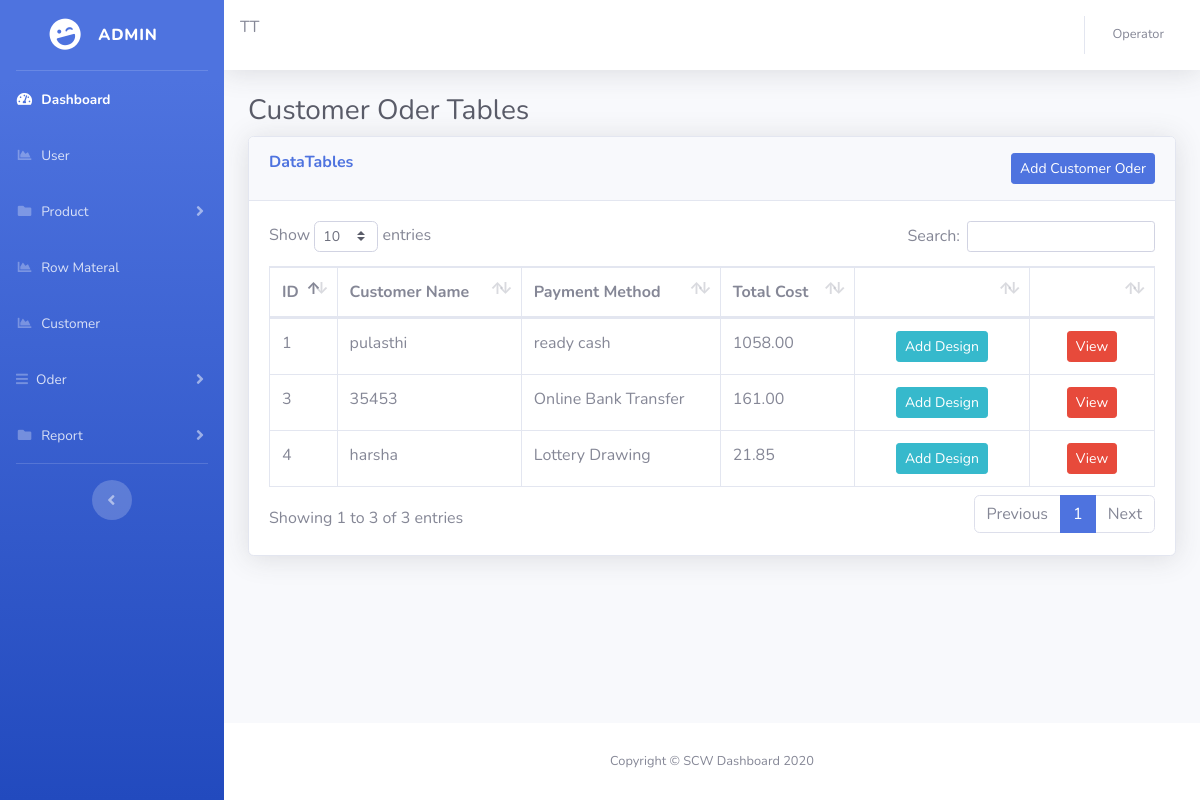
/customer-order/index.php (signed in), run on the app's committed database.
### tables this page shows
CREATE TABLE `customer_order` (
  `id` int(10) NOT NULL,
  `cus_id` int(10) NOT NULL,
  `payment_method` varchar(20) NOT NULL,
  `totalAmt` decimal(19,2) DEFAULT NULL,
  `createDate` date NOT NULL,
  `is_active` tinyint(4) NOT NULL DEFAULT '1'
);

CREATE TABLE `customer` (
  `id` int(10) NOT NULL,
  `nic` varchar(15) NOT NULL,
  `name` varchar(20) NOT NULL,
  `contactNo` int(10) NOT NULL,
  `branchid` int(11) NOT NULL,
  `is_active` tinyint(1) NOT NULL DEFAULT '1'
);

### customer-order/index.php (the view, shortened to what this page needs)
<!DOCTYPE html>
<html lang="en">
<?php
    include('../include/check.php');
    include('../include/head.php');
?>
<link href="../vendor/datatables/dataTables.bootstrap4.min.css" rel="stylesheet">
<body id="page-top">
  <div id="wrapper">
    <ul class="navbar-nav bg-gradient-primary sidebar sidebar-dark accordion" id="accordionSidebar">
      <a class="sidebar-brand d-flex align-items-center justify-content-center" href="index.html">
        <div class="sidebar-brand-icon rotate-n-15">
          <i class="fas fa-laugh-wink"></i>
        </div>
        <div class="sidebar-brand-text mx-3">Admin <sup></sup></div>
      </a>
      <hr class="sidebar-divider my-0">
      <?php include('../include/nav.php');  ?>
      <hr class="sidebar-divider d-none d-md-block">
      <div class="text-center d-none d-md-inline">
        <button class="rounded-circle border-0" id="sidebarToggle"></button>
      </div>
    </ul>
    <div id="content-wrapper" class="d-flex flex-column">
      <div id="content">
        <?php include('../include/nav-1.php');  ?>
        <div class="container-fluid">
          <h1 class="h3 mb-2 text-gray-800">Customer Oder Tables</h1>
          <div class="card shadow mb-4">
            <div class="card-header py-3">
              <h6 class="m-0 font-weight-bold text-primary" style="float: left;">DataTables</h6>
              <button type="button" class="btn btn-primary btn-sm" style="float: right;" class="btn btn-info btn-lg" data-toggle="modal" data-target="#myModal_AddCustOd">Add Customer Oder</button>
            </div>
            <div class="card-body">
              <div class="table-responsive">
                <table class="table table-bordered" id="dataTable" width="100%" cellspacing="0">
                  <thead>
                    <tr>
                      <th>ID</th>
                      <th>Customer Name</th>
                      <th>Payment Method</th>
                      <th>Total Cost</th>
                      <th></th>
                      <th></th>
                    </tr>
                  </thead>
                  <tbody>
                    <?php
                        $query = "SELECT A.id , B.name AS customerName , A.payment_method , A.totalAmt
                        FROM  customer_order A
                        INNER JOIN  customer B
                        ON A.cus_id = B.id";
                        $result = mysqli_query($conn ,$query);
                        if(mysqli_num_rows($result) > 0){
                          while($row = mysqli_fetch_array($result))
                          {
                            echo '
                            <tr>
                            <td>'.$row["id"].'</td>
                            <td>'.$row["customerName"].'</td>
                            <td>'.$row["payment_method"].'</td>
                            ';
                            if($row["payment_method"] == "Installment"){
                                $newCost = ($row["totalAmt"]/5);
                                echo '<td>'.$payment_method.'</td>';
                            }else if($row["payment_method"] =="Lottery Drawing"){
                                $newCost = ($row["totalAmt"]*(95/100));
                                echo '<td>'.$newCost.'</td>';
                            }else{
                              echo '<td>'.$row["totalAmt"].'</td>';
                            }
                            echo '
                            <td style="width: 150px;"><center><button type="button" class="btn btn-info btn-sm" onclick="AddCO('.$row["id"].')">Add Design</button></center></td>
                            <td style="width: 100px;"><center><button type="button" class="btn btn-danger btn-sm" onclick="ViewCO('.$row["id"].')">View</button></center></td>
                            </tr>
                            ';
                          }
                        }
                     ?>
                  </tbody>
                </table>
              </div>
            </div>
          </div>
        </div>
      </div>
      <?php include('../include/footer.php');  ?>
    </div>
  </div>
</body>
</html>

### include/head.php (shortened to what this page needs)
<head>
  <link href="../vendor/fontawesome-free/css/all.min.css" rel="stylesheet" type="text/css">
  <link href="../css/sb-admin-2.min.css" rel="stylesheet">
  <link href="../vendor/datatables/dataTables.bootstrap4.min.css" rel="stylesheet">
</head>

### include/nav.php (shortened to what this page needs)
<li class="nav-item active">
  <a class="nav-link" href="../content/home.php">
    <i class="fas fa-fw fa-tachometer-alt"></i>
    <span>Dashboard</span></a>
</li>
<li class="nav-item">
  <a class="nav-link" href="../user">
    <i class="fas fa-fw fa-chart-area"></i>
    <span>User</span></a>
</li>
<li class="nav-item">
  <a class="nav-link collapsed" href="#" data-toggle="collapse" data-target="#ProductList" aria-expanded="true" aria-controls="collapsePages">
    <i class="fas fa-fw fa-folder"></i>
    <span>Product</span>
  </a>
</li>
<li class="nav-item">
  <a class="nav-link" href="../row-materal">
    <i class="fas fa-fw fa-chart-area"></i>
    <span>Row Materal</span></a>
</li>
<li class="nav-item">
  <a class="nav-link" href="../customer">
    <i class="fas fa-fw fa-chart-area"></i>
    <span>Customer</span></a>
</li>
<li class="nav-item">
  <a class="nav-link collapsed" href="#" data-toggle="collapse" data-target="#collapsePages" aria-expanded="true" aria-controls="collapsePages">
    <i class="fa fa-bars"></i>
    <span>Oder</span>
  </a>
</li>
<li class="nav-item">
  <a class="nav-link collapsed" href="#" data-toggle="collapse" data-target="#ReportList" aria-expanded="true" aria-controls="collapsePages">
    <i class="fas fa-fw fa-folder"></i>
    <span>Report</span>
  </a>
</li>

### include/nav-1.php (shortened to what this page needs)
<nav class="navbar navbar-expand navbar-light bg-white topbar mb-4 static-top shadow">
<p>TT</p>
<ul class="navbar-nav ml-auto">
  <li class="nav-item dropdown no-arrow">
    <a class="nav-link dropdown-toggle" href="#" id="userDropdown" role="button" data-toggle="dropdown" aria-haspopup="true" aria-expanded="false">
      <span class="mr-2 d-none d-lg-inline text-gray-600 small"><?php echo $_SESSION['user_role']; ?></span>
    </a>
  </li>
</ul>
</nav>

### include/footer.php
<footer class="sticky-footer bg-white">
    <div class="container my-auto">
        <div class="copyright text-center my-auto">
        <span>Copyright &copy; SCW Dashboard 2020</span>
        </div>
    </div>
</footer>

### data on the page
customer_order: id "1", customer.name "pulasthi", payment_method "ready cash", totalAmt "1058.00"
customer_order: id "3", customer.name "35453", payment_method "Online Bank Transfer", totalAmt "161.00"
customer_order: id "4", customer.name "harsha", payment_method "Lottery Drawing", totalAmt "21.85"

### other printed values
$_SESSION['user_role'] "Operator"
